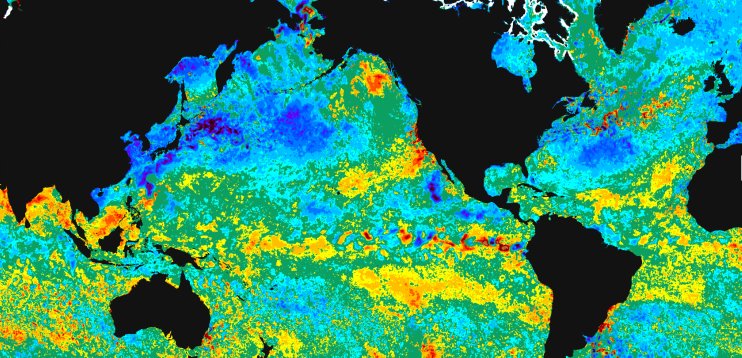
#> input picture data/temtend2018.jpg, 1483 x 715 px, found by its file name (shown at 1/2 size); the run also reads 2 pictures not shown here
$ python temtendAndbleach.py
#> lines starting #> are read from the running program, lines starting #| are printed output that depends on the picture
from typing import Sized
import matplotlib.pyplot as plt
import cv2
import numpy as np

tend = cv2.imread(r'D:/Program/reefStudy/data/temtend2018.jpg')
#> tend is the input picture: shape (715, 1483, 3); mean B, G, R 93.5, 126.6, 46.3
# bleach = cv2.imread(r'D:/Program/reefStudy/data/bleachspot2018.jpg')
bleach = cv2.imread(r'D:/Program/reefStudy/data/bleachalertspot2018.jpg')
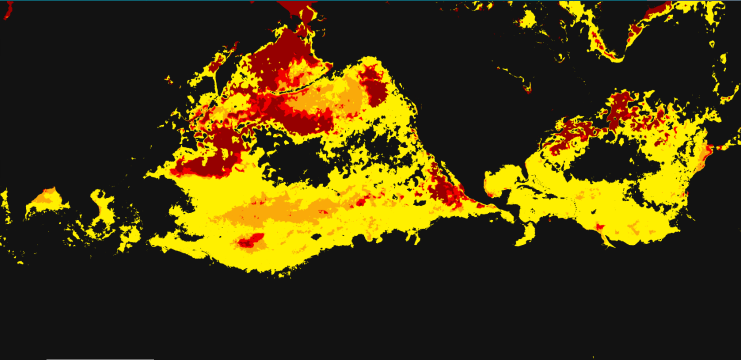
#> input picture data/bleachalertspot2018.jpg, 1481 x 720 px, found by its file name (shown at 1/2 size)
#> bleach is the input picture: shape (720, 1481, 3); mean B, G, R 14.2, 58.3, 70.9

tend = cv2.resize(tend,(600,400))
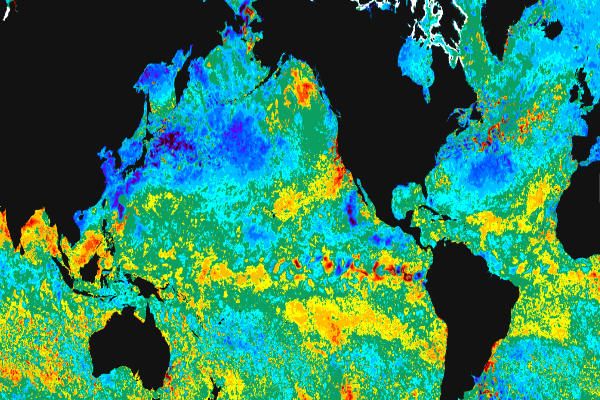
#> tend: shape (400, 600, 3); mean B, G, R 93.4, 126.5, 46.2
bleach = cv2.resize(bleach, (600,400))
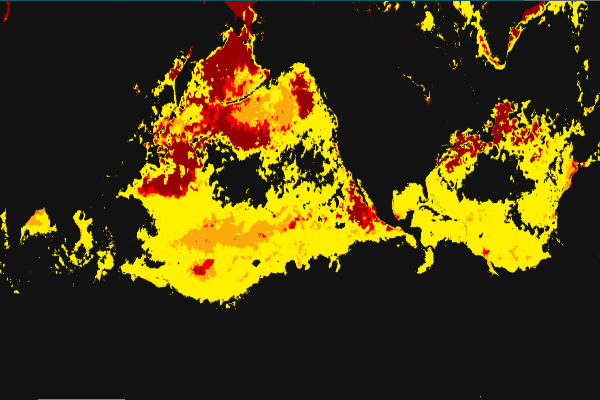
#> bleach: shape (400, 600, 3); mean B, G, R 14.1, 58.2, 70.9

plt.rcParams['font.sans-serif']=['SimHei']
plt.rcParams['axes.unicode_minus'] = False

# [8 lines of commented-out code are left out]

def huidu(img):
    img = cv2.resize(img,(657,398))
    # img = cv2.cvtColor(img, cv2.COLOR_BGR2GRAY)
    img = cv2.calcHist([img], [0], None, [256], [25.0, 255.0])
    img = cv2.normalize(img,img,0,1,cv2.NORM_MINMAX,-1)
    return img

gr2018 = cv2.imread(r"D:/Program/reefStudy/data/gr2018.png", 0)
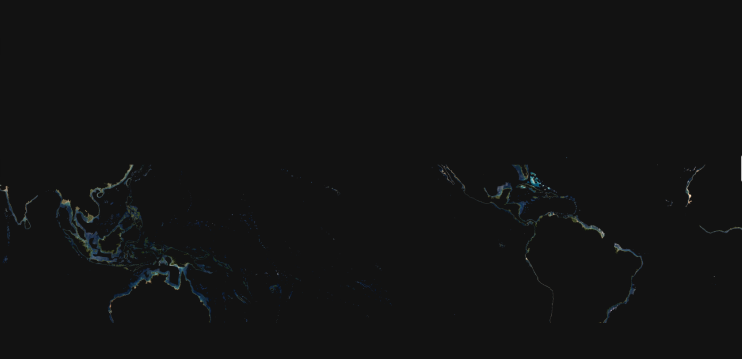
#> input picture data/gr2018.png, 1483 x 717 px, found by its file name (shown at 1/2 size)
#> gr2018: shape (717, 1483); min 16, max 233, mean 18.9
gr2019 = cv2.imread(r"D:/Program/reefStudy/data/gr2019.png", 0)
#> gr2019: shape (713, 1482); min 0, max 233, mean 18.9
gr2020 = cv2.imread(r"D:/Program/reefStudy/data/gr2020.png", 0)
#> gr2020: shape (716, 1481); min 0, max 254, mean 18.8

t1 = huidu(gr2018)
#> in huidu, `img = cv2.resize(img,(657,398))`:
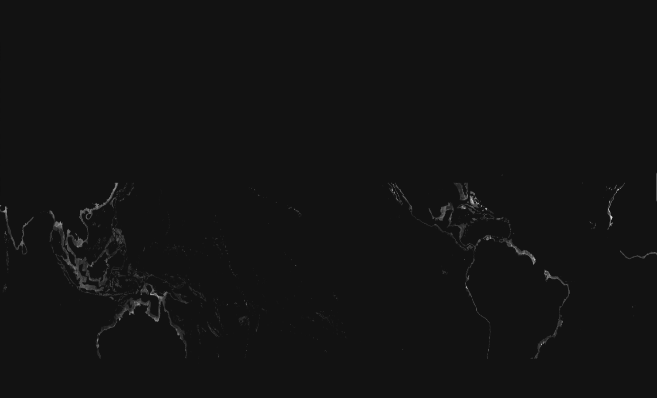
#> img: shape (398, 657); min 16, max 225, mean 18.9
#> in huidu, `img = cv2.calcHist([img], [0], None, [256], [25.0, 255.0])`: img = 256 values, max 275 at index 0, min 0 at index 9, mean 26.2
#> in huidu, `img = cv2.normalize(img,img,0,1,cv2.NORM_MINMAX,-1)`: img = 256 values, max 1 at index 0, min 0 at index 9, mean 0.0953
#> t1 has the same summary as img in huidu
t2 = huidu(gr2019)
#> t2 = 256 values, max 1 at index 1, min 0 at index 9, mean 0.103
t3 = huidu(gr2020)
#> t3 = 256 values, max 1 at index 0, min 0 at index 9, mean 0.0905

# plt.subplot(2,1,1)
# plt.plot(t1)
# plt.title("2018")
plt.subplot(2,1,2)
plt.plot(t2)
plt.title("2019")
plt.subplot(2,1,2)
plt.plot(t3)
plt.title("2020")
plt.show()
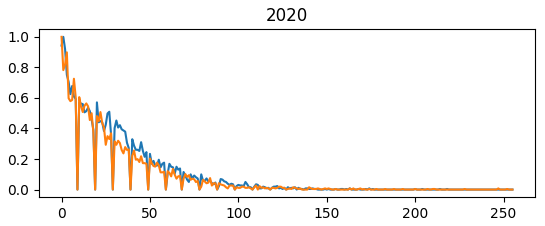
#> figure drawn by matplotlib, 1 panel; curve peaks at x = 1, y = 1; curve peaks at x = 0, y = 1
